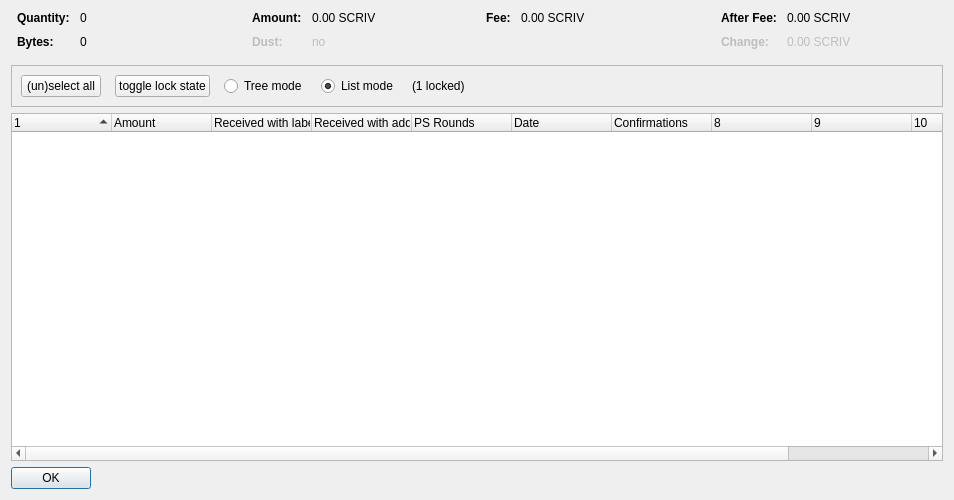
<?xml version="1.0" encoding="UTF-8"?>
<ui version="4.0">
 <class>CoinControlDialog</class>
 <widget class="QDialog" name="CoinControlDialog">
  <property name="geometry">
   <rect>
    <x>0</x>
    <y>0</y>
    <width>954</width>
    <height>500</height>
   </rect>
  </property>
  <property name="windowTitle">
   <string>Coin Selection</string>
  </property>
  <layout class="QVBoxLayout" name="verticalLayout">
   <item>
    <layout class="QHBoxLayout" name="horizontalLayoutTop" stretch="0,0,0,0">
     <property name="topMargin">
      <number>0</number>
     </property>
     <property name="bottomMargin">
      <number>10</number>
     </property>
     <item>
      <layout class="QFormLayout" name="formLayoutCoinControl1">
       <property name="horizontalSpacing">
        <number>10</number>
       </property>
       <property name="verticalSpacing">
        <number>10</number>
       </property>
       <property name="leftMargin">
        <number>6</number>
       </property>
       <property name="rightMargin">
        <number>6</number>
       </property>
       <item row="0" column="0">
        <widget class="QLabel" name="labelCoinControlQuantityText">
         <property name="font">
          <font>
           <weight>75</weight>
           <bold>true</bold>
          </font>
         </property>
         <property name="text">
          <string>Quantity:</string>
         </property>
        </widget>
       </item>
       <item row="0" column="1">
        <widget class="QLabel" name="labelCoinControlQuantity">
         <property name="cursor">
          <cursorShape>IBeamCursor</cursorShape>
         </property>
         <property name="contextMenuPolicy">
          <enum>Qt::ActionsContextMenu</enum>
         </property>
         <property name="text">
          <string notr="true">0</string>
         </property>
         <property name="textInteractionFlags">
          <set>Qt::LinksAccessibleByMouse|Qt::TextSelectableByKeyboard|Qt::TextSelectableByMouse</set>
         </property>
        </widget>
       </item>
       <item row="1" column="0">
        <widget class="QLabel" name="labelCoinControlBytesText">
         <property name="font">
          <font>
           <weight>75</weight>
           <bold>true</bold>
          </font>
         </property>
         <property name="text">
          <string>Bytes:</string>
         </property>
        </widget>
       </item>
       <item row="1" column="1">
        <widget class="QLabel" name="labelCoinControlBytes">
         <property name="cursor">
          <cursorShape>IBeamCursor</cursorShape>
         </property>
         <property name="contextMenuPolicy">
          <enum>Qt::ActionsContextMenu</enum>
         </property>
         <property name="text">
          <string notr="true">0</string>
         </property>
         <property name="textInteractionFlags">
          <set>Qt::LinksAccessibleByMouse|Qt::TextSelectableByKeyboard|Qt::TextSelectableByMouse</set>
         </property>
        </widget>
       </item>
      </layout>
     </item>
     <item>
      <layout class="QFormLayout" name="formLayoutCoinControl2">
       <property name="horizontalSpacing">
        <number>10</number>
       </property>
       <property name="verticalSpacing">
        <number>10</number>
       </property>
       <property name="leftMargin">
        <number>6</number>
       </property>
       <property name="rightMargin">
        <number>6</number>
       </property>
       <item row="0" column="0">
        <widget class="QLabel" name="labelCoinControlAmountText">
         <property name="font">
          <font>
           <weight>75</weight>
           <bold>true</bold>
          </font>
         </property>
         <property name="text">
          <string>Amount:</string>
         </property>
        </widget>
       </item>
       <item row="0" column="1">
        <widget class="QLabel" name="labelCoinControlAmount">
         <property name="cursor">
          <cursorShape>IBeamCursor</cursorShape>
         </property>
         <property name="contextMenuPolicy">
          <enum>Qt::ActionsContextMenu</enum>
         </property>
         <property name="text">
          <string notr="true">0.00 SCRIV</string>
         </property>
         <property name="textInteractionFlags">
          <set>Qt::LinksAccessibleByMouse|Qt::TextSelectableByKeyboard|Qt::TextSelectableByMouse</set>
         </property>
        </widget>
       </item>
       <item row="1" column="0">
        <widget class="QLabel" name="labelCoinControlLowOutputText">
         <property name="enabled">
          <bool>false</bool>
         </property>
         <property name="font">
          <font>
           <weight>75</weight>
           <bold>true</bold>
          </font>
         </property>
         <property name="text">
          <string>Dust:</string>
         </property>
        </widget>
       </item>
       <item row="1" column="1">
        <widget class="QLabel" name="labelCoinControlLowOutput">
         <property name="enabled">
          <bool>false</bool>
         </property>
         <property name="cursor">
          <cursorShape>IBeamCursor</cursorShape>
         </property>
         <property name="contextMenuPolicy">
          <enum>Qt::ActionsContextMenu</enum>
         </property>
         <property name="text">
          <string notr="true">no</string>
         </property>
         <property name="textInteractionFlags">
          <set>Qt::LinksAccessibleByMouse|Qt::TextSelectableByKeyboard|Qt::TextSelectableByMouse</set>
         </property>
        </widget>
       </item>
      </layout>
     </item>
     <item>
      <layout class="QFormLayout" name="formLayoutCoinControl3">
       <property name="horizontalSpacing">
        <number>10</number>
       </property>
       <property name="verticalSpacing">
        <number>10</number>
       </property>
       <property name="leftMargin">
        <number>6</number>
       </property>
       <property name="rightMargin">
        <number>6</number>
       </property>
       <item row="0" column="0">
        <widget class="QLabel" name="labelCoinControlFeeText">
         <property name="font">
          <font>
           <weight>75</weight>
           <bold>true</bold>
          </font>
         </property>
         <property name="text">
          <string>Fee:</string>
         </property>
        </widget>
       </item>
       <item row="0" column="1">
        <widget class="QLabel" name="labelCoinControlFee">
         <property name="cursor">
          <cursorShape>IBeamCursor</cursorShape>
         </property>
         <property name="contextMenuPolicy">
          <enum>Qt::ActionsContextMenu</enum>
         </property>
         <property name="text">
          <string notr="true">0.00 SCRIV</string>
         </property>
         <property name="textInteractionFlags">
          <set>Qt::LinksAccessibleByMouse|Qt::TextSelectableByKeyboard|Qt::TextSelectableByMouse</set>
         </property>
        </widget>
       </item>
      </layout>
     </item>
     <item>
      <layout class="QFormLayout" name="formLayoutCoinControl4">
       <property name="horizontalSpacing">
        <number>10</number>
       </property>
       <property name="verticalSpacing">
        <number>10</number>
       </property>
       <property name="leftMargin">
        <number>6</number>
       </property>
       <property name="rightMargin">
        <number>6</number>
       </property>
       <item row="0" column="0">
        <widget class="QLabel" name="labelCoinControlAfterFeeText">
         <property name="font">
          <font>
           <weight>75</weight>
           <bold>true</bold>
          </font>
         </property>
         <property name="text">
          <string>After Fee:</string>
         </property>
        </widget>
       </item>
       <item row="0" column="1">
        <widget class="QLabel" name="labelCoinControlAfterFee">
         <property name="cursor">
          <cursorShape>IBeamCursor</cursorShape>
         </property>
         <property name="contextMenuPolicy">
          <enum>Qt::ActionsContextMenu</enum>
         </property>
         <property name="text">
          <string notr="true">0.00 SCRIV</string>
         </property>
         <property name="textInteractionFlags">
          <set>Qt::LinksAccessibleByMouse|Qt::TextSelectableByKeyboard|Qt::TextSelectableByMouse</set>
         </property>
        </widget>
       </item>
       <item row="1" column="0">
        <widget class="QLabel" name="labelCoinControlChangeText">
         <property name="enabled">
          <bool>false</bool>
         </property>
         <property name="font">
          <font>
           <weight>75</weight>
           <bold>true</bold>
          </font>
         </property>
         <property name="text">
          <string>Change:</string>
         </property>
        </widget>
       </item>
       <item row="1" column="1">
        <widget class="QLabel" name="labelCoinControlChange">
         <property name="enabled">
          <bool>false</bool>
         </property>
         <property name="cursor">
          <cursorShape>IBeamCursor</cursorShape>
         </property>
         <property name="contextMenuPolicy">
          <enum>Qt::ActionsContextMenu</enum>
         </property>
         <property name="text">
          <string notr="true">0.00 SCRIV</string>
         </property>
         <property name="textInteractionFlags">
          <set>Qt::LinksAccessibleByMouse|Qt::TextSelectableByKeyboard|Qt::TextSelectableByMouse</set>
         </property>
        </widget>
       </item>
      </layout>
     </item>
    </layout>
   </item>
   <item>
    <widget class="QFrame" name="frame">
     <property name="minimumSize">
      <size>
       <width>0</width>
       <height>40</height>
      </size>
     </property>
     <property name="frameShape">
      <enum>QFrame::StyledPanel</enum>
     </property>
     <property name="frameShadow">
      <enum>QFrame::Sunken</enum>
     </property>
     <layout class="QHBoxLayout" name="horizontalLayout">
      <item>
       <layout class="QHBoxLayout" name="horizontalLayoutPanel" stretch="0,0,0,0,0,0">
        <property name="spacing">
         <number>14</number>
        </property>
        <item>
         <widget class="QPushButton" name="pushButtonSelectAll">
          <property name="sizePolicy">
           <sizepolicy hsizetype="Maximum" vsizetype="Fixed">
            <horstretch>0</horstretch>
            <verstretch>0</verstretch>
           </sizepolicy>
          </property>
          <property name="text">
           <string>(un)select all</string>
          </property>
          <property name="autoDefault">
           <bool>false</bool>
          </property>
         </widget>
        </item>
        <item>
         <widget class="QPushButton" name="pushButtonToggleLock">
          <property name="sizePolicy">
           <sizepolicy hsizetype="Maximum" vsizetype="Fixed">
            <horstretch>0</horstretch>
            <verstretch>0</verstretch>
           </sizepolicy>
          </property>
          <property name="text">
           <string>toggle lock state</string>
          </property>
          <property name="autoDefault">
           <bool>false</bool>
          </property>
         </widget>
        </item>
        <item>
         <widget class="QRadioButton" name="radioTreeMode">
          <property name="sizePolicy">
           <sizepolicy hsizetype="Maximum" vsizetype="Fixed">
            <horstretch>0</horstretch>
            <verstretch>0</verstretch>
           </sizepolicy>
          </property>
          <property name="text">
           <string>Tree mode</string>
          </property>
         </widget>
        </item>
        <item>
         <widget class="QRadioButton" name="radioListMode">
          <property name="sizePolicy">
           <sizepolicy hsizetype="Maximum" vsizetype="Fixed">
            <horstretch>0</horstretch>
            <verstretch>0</verstretch>
           </sizepolicy>
          </property>
          <property name="text">
           <string>List mode</string>
          </property>
          <property name="checked">
           <bool>true</bool>
          </property>
         </widget>
        </item>
        <item>
         <widget class="QLabel" name="labelLocked">
          <property name="text">
           <string>(1 locked)</string>
          </property>
         </widget>
        </item>
        <item>
         <spacer name="horizontalSpacer">
          <property name="orientation">
           <enum>Qt::Horizontal</enum>
          </property>
          <property name="sizeHint" stdset="0">
           <size>
            <width>40</width>
            <height>20</height>
           </size>
          </property>
         </spacer>
        </item>
       </layout>
      </item>
     </layout>
    </widget>
   </item>
   <item>
    <widget class="CoinControlTreeWidget" name="treeWidget">
     <property name="contextMenuPolicy">
      <enum>Qt::CustomContextMenu</enum>
     </property>
     <property name="sortingEnabled">
      <bool>false</bool>
     </property>
     <property name="columnCount">
      <number>11</number>
     </property>
     <attribute name="headerShowSortIndicator" stdset="0">
      <bool>true</bool>
     </attribute>
     <attribute name="headerStretchLastSection">
      <bool>false</bool>
     </attribute>
     <column>
      <property name="text">
       <string/>
      </property>
     </column>
     <column>
      <property name="text">
       <string>Amount</string>
      </property>
     </column>
     <column>
      <property name="text">
       <string>Received with label</string>
      </property>
     </column>
     <column>
      <property name="text">
       <string>Received with address</string>
      </property>
     </column>
     <column>
      <property name="text">
       <string>PS Rounds</string>
      </property>
     </column>
     <column>
      <property name="text">
       <string>Date</string>
      </property>
     </column>
     <column>
      <property name="text">
       <string>Confirmations</string>
      </property>
      <property name="toolTip">
       <string>Confirmed</string>
      </property>
     </column>
     <column>
      <property name="text">
       <string/>
      </property>
     </column>
     <column>
      <property name="text">
       <string/>
      </property>
     </column>
     <column>
      <property name="text">
       <string/>
      </property>
     </column>
     <column>
      <property name="text">
       <string/>
      </property>
     </column>
    </widget>
   </item>
   <item>
    <widget class="QDialogButtonBox" name="buttonBox">
     <property name="sizePolicy">
      <sizepolicy hsizetype="Maximum" vsizetype="Fixed">
       <horstretch>0</horstretch>
       <verstretch>0</verstretch>
      </sizepolicy>
     </property>
     <property name="orientation">
      <enum>Qt::Horizontal</enum>
     </property>
     <property name="standardButtons">
      <set>QDialogButtonBox::Ok</set>
     </property>
    </widget>
   </item>
  </layout>
 </widget>
 <customwidgets>
  <customwidget>
   <class>CoinControlTreeWidget</class>
   <extends>QTreeWidget</extends>
   <header>coincontroltreewidget.h</header>
  </customwidget>
 </customwidgets>
 <resources/>
 <connections/>
</ui>
